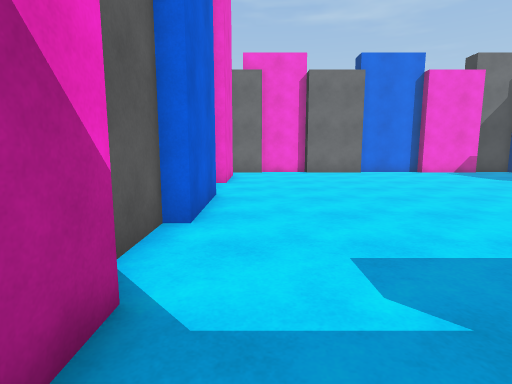
View 1 (above)

12 first-person views from a walk through a 3-D level made in the Unity game engine. The camera is 1.3 m above the floor, tilts 8° down and sees 80° across. The floor is counted in squares, 1 m on a side. Each view is taken from the middle of a square. On the plan, view 1 faces up. The plan holds only what a view shows up to about 14 squares ahead; the rest is blank. The place goes on beyond the plan. The player is left out.

View 2
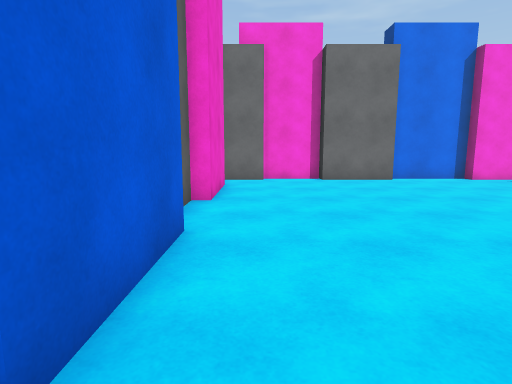

View 3
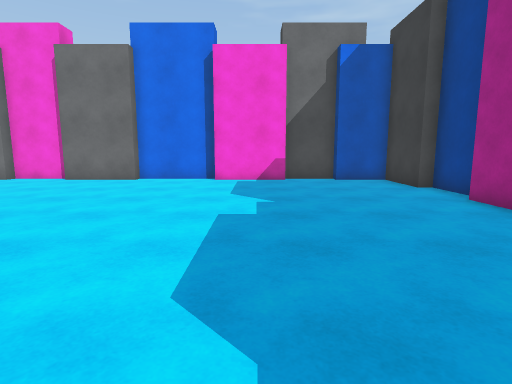

View 4
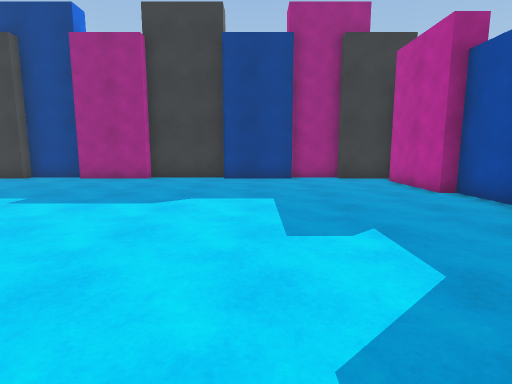

View 5
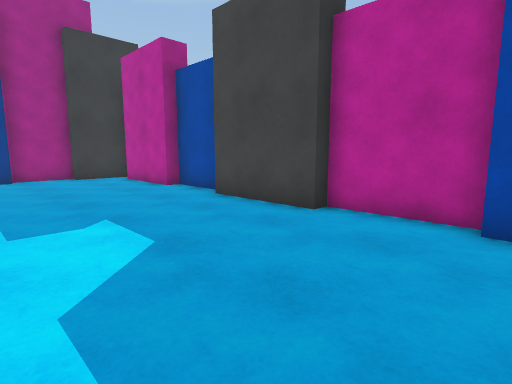

View 6
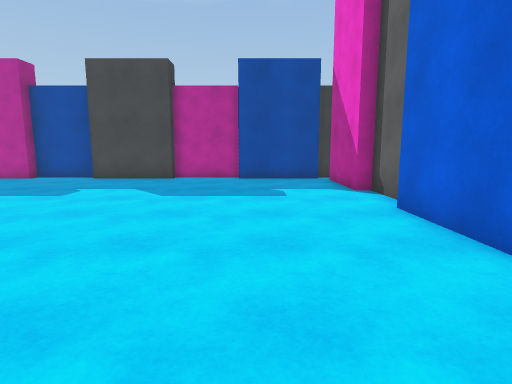

View 7
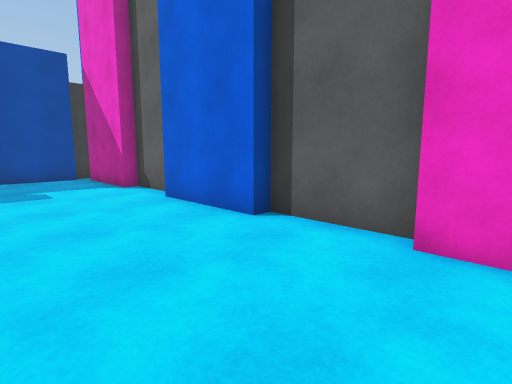

View 8
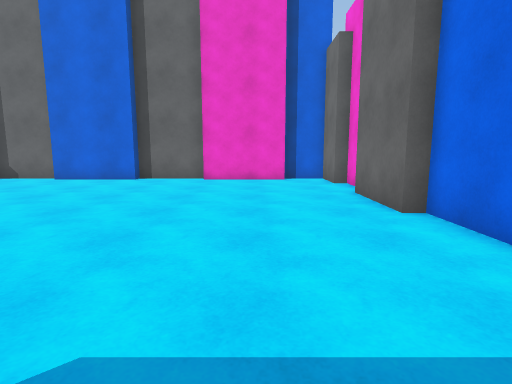

View 9
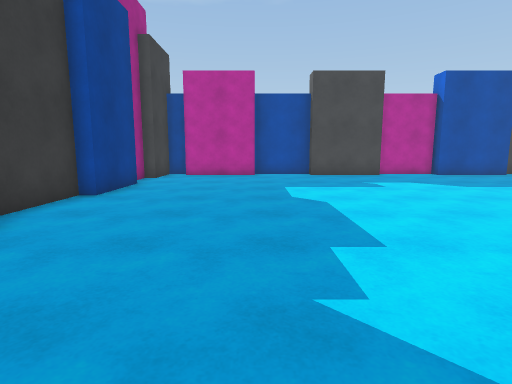

View 10
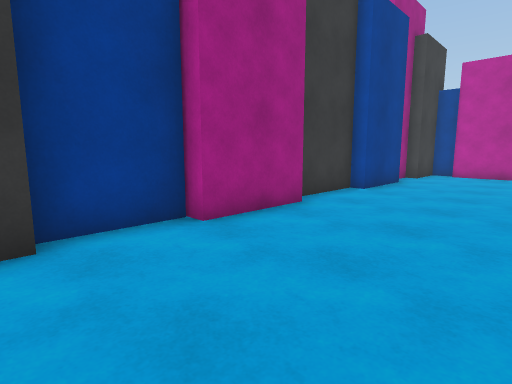

View 11
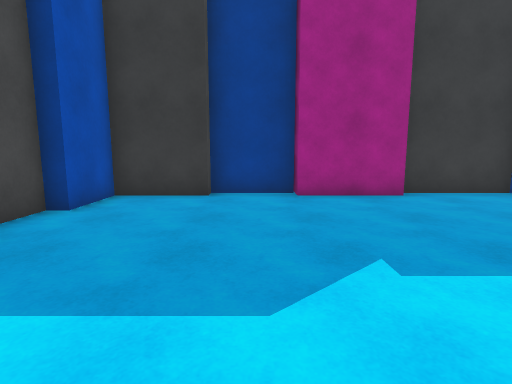

View 12
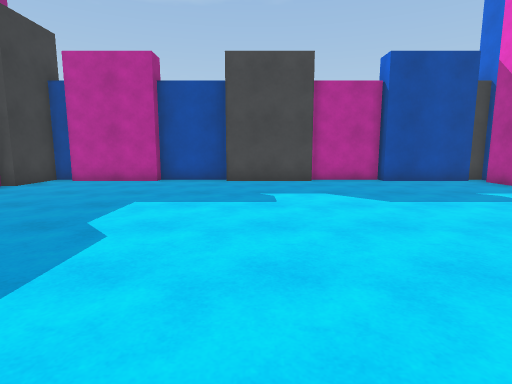

### Floor plan
Points are (right, up) in squares from view 1. A wall is a line through its corners. A room is listed if a view was taken in it or the views show most of it. See-through windows are left out.
Room 1 (views 1, 2, 3, 4, 5, 6, 7, 8, 9, 10, 11, 12)
walls: (16.5, 8.8) (16.5, 11.8); (17, 5.4) (17, 8.8); (17, 11.8) (17, 14.3); (5.7, -1.5) (9.2, -1.5); (12.4, 17) (9.3, 17) (9.3, 17.5) (5.8, 17.5) (5.8, 17) (2.9, 17) (2.9, 17.8); (9.1, -2) (12.1, -2); (16.5, 2.4) (16.5, 5.4); (12.1, -1.5) (15.6, -1.5); (16.5, 14.3) (16.5, 17) (14.4, 17) (14.4, 17.5) (12.2, 17.5); (2.9, 17.5) (0.3, 17.5) (0.3, 17) (-1.7, 17) (-1.7, 15.2); (2.7, -2) (5.7, -2); (-1.2, 15.2) (-1.2, 11.7) (-1.7, 11.7) (-1.7, 8.8) (-1.2, 8.8) (-1.2, 5.3) (-1.7, 5.3) (-1.7, 2.4) (-1.2, 2.4) (-1.2, -1.1); (17, 0.2) (17, 2.4); (15.8, -2) (16.5, -2) (16.5, 0.2); (-0.9, -1.5) (2.7, -1.5)

Positions as (right, up) in squares from view 1, and headings:
1: (0, 0), facing up
2: (0, 4), facing up
3: (11, 4), facing up
4: (3, 4), facing right
5: (2, 4), facing down-right
6: (2, 12), facing down
7: (3, 13), facing down-left
8: (12, 14), facing left
9: (12, 14), facing down
10: (12, 15), facing down-right
11: (8, 13), facing right
12: (8, 11), facing down
